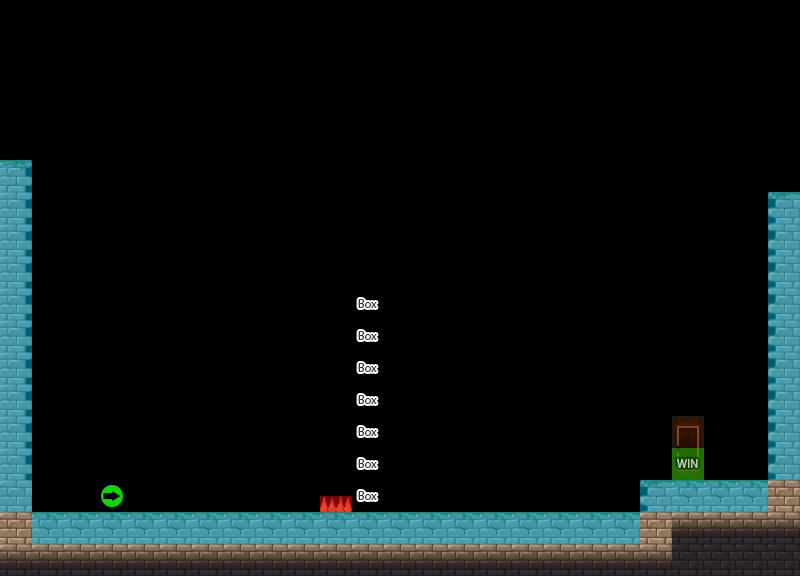

A 2D game scene composited from a Tiled map and its tileset images. What follows is a short description and the map's XML, with each tile layer's data collapsed to a summary:
An orthogonal 25x18 tile map with 32x32 px tiles, 3 tile layers (100, -90, collision), 2 tilesets.

<map version="1.0" orientation="orthogonal" width="25" height="18" tilewidth="32" tileheight="32">
 <tileset firstgid="1" name="tileset" tilewidth="32" tileheight="32">
  <image source="tilesets/tileset.png" width="384" height="384" />
 </tileset>
 <tileset firstgid="145" name="tiles_collision" tilewidth="32" tileheight="32">
  <image source="tilesets/tiles_collision.png" width="160" height="160" />
 </tileset>
 <layer name="100" width="25" height="18">
  <data>[450 cells, 78 non-empty, 11 distinct tile ids]</data>
 </layer>
 <layer name="-90" width="25" height="18">
  <data>[450 cells, 0 non-empty, 0 distinct tile ids]</data>
 </layer>
 <layer name="collision" width="25" height="18">
  <data>[450 cells, 53 non-empty, 5 distinct tile ids]</data>
 </layer>
</map>
